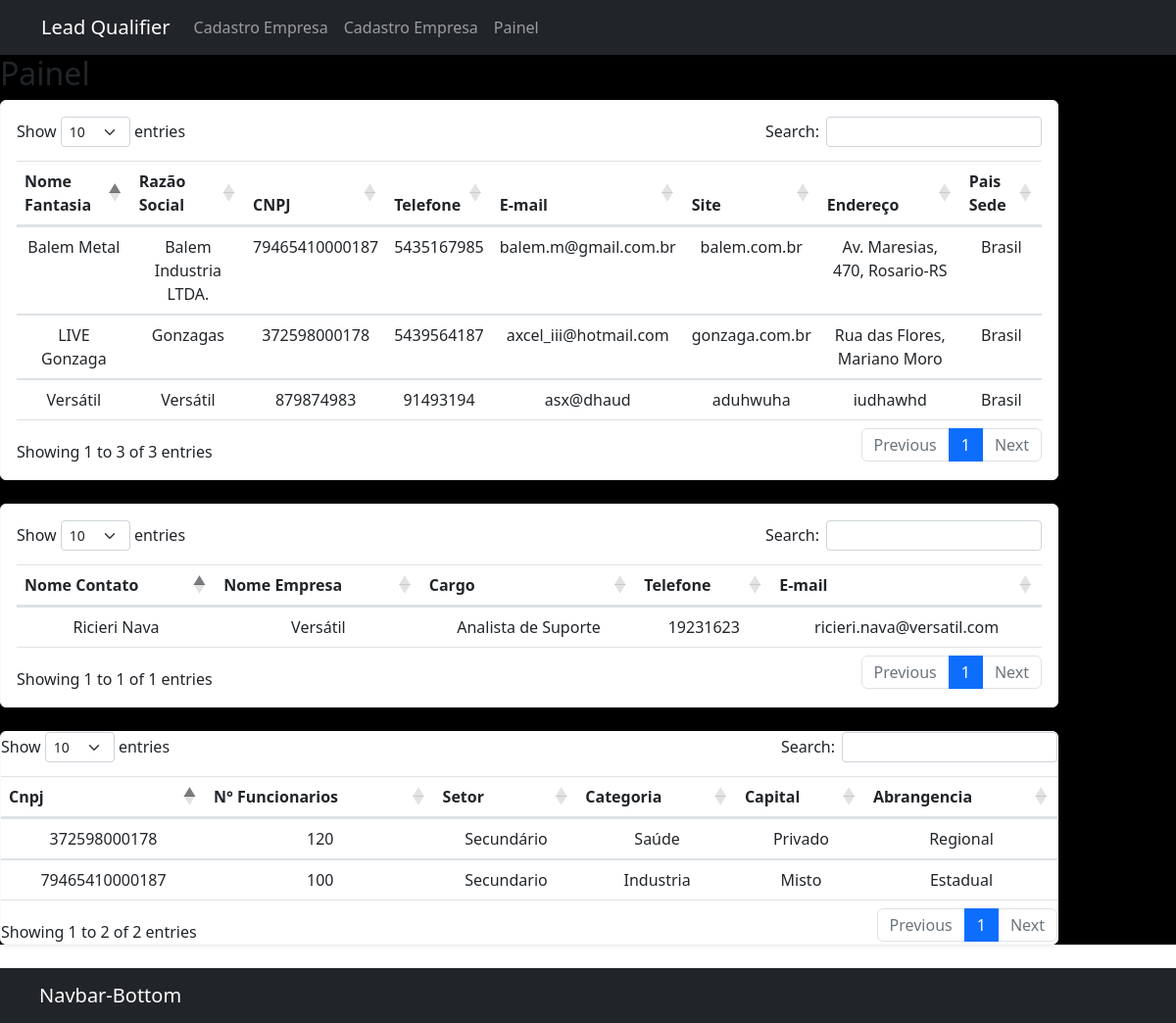
The app's page /painel/, older data.
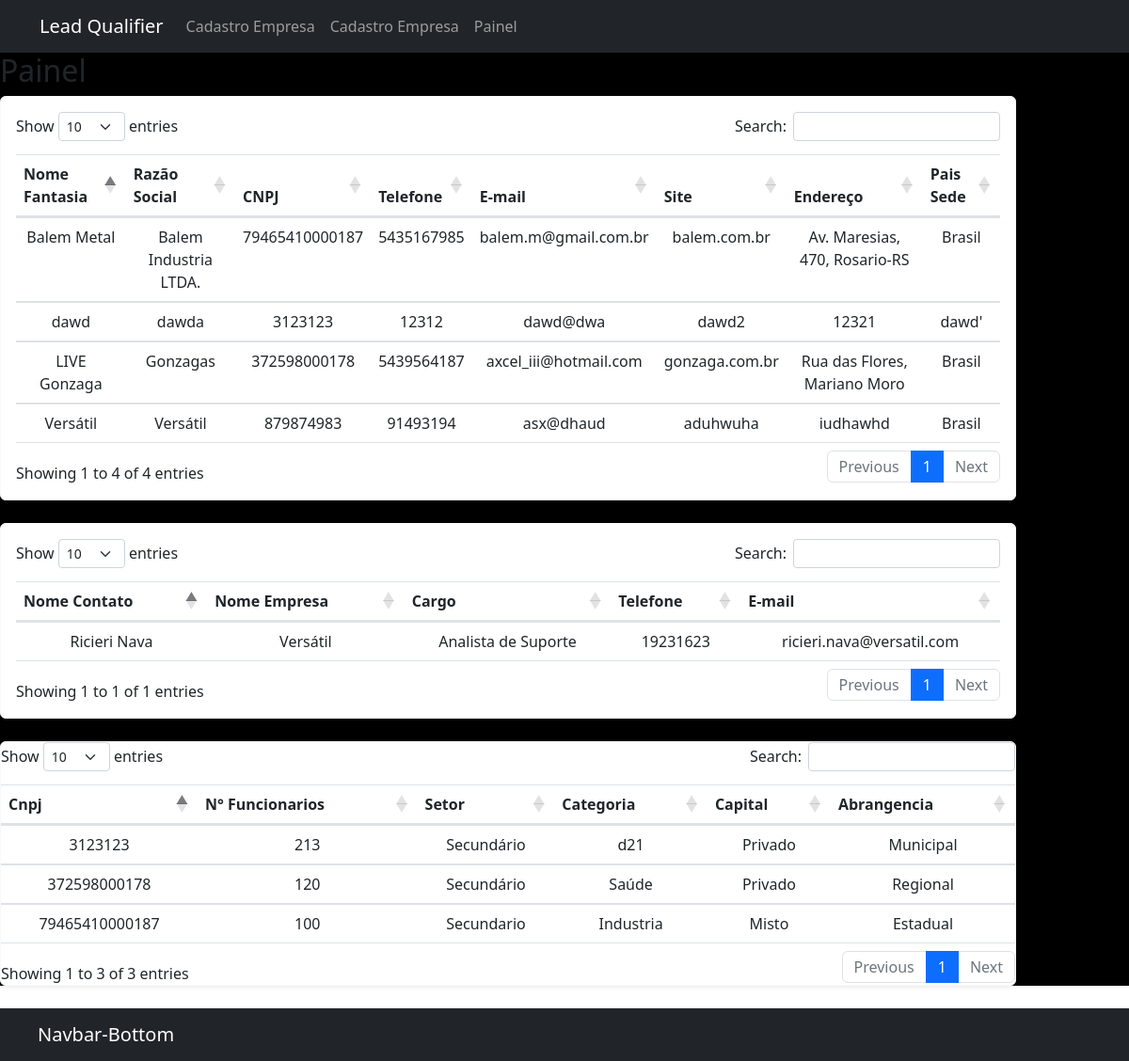
The same page, newer data.
### Qualifier/models.py (models this page shows, shortened)
class Cadastro_empresa(models.Model):
    nome_fantasia     = models.CharField(max_length=50, unique=True)
    razao_social      = models.CharField(max_length=50)
    cnpj              = models.IntegerField(unique=True)
    telefone          = models.IntegerField()
    email             = models.EmailField(max_length=25)
    site              = models.CharField(max_length=25)
    endereco          = models.CharField(max_length=30)
    pais_sede         = models.CharField(max_length=25)

class Cadastro_contato(models.Model):
    nome              = models.CharField(max_length=50)
    nomeempresa       = models.CharField(max_length=50)
    cargo             = models.CharField(max_length=25)
    telefone          = models.IntegerField()
    email             = models.EmailField(max_length=25)

class Dados_empresa(models.Model):
    SETOR = (
        ('Primário', 'Primário'),
        ('Secundário', 'Secundário'),
        ('Terciário', 'Terciário'),
    )
    CAPITAL = (
        ('Privado', 'Privado'),
        ('Público', 'Público'),
        ('Misto', 'Misto'),
    )
    ABRANGENCIA = (
        ('Municipal', 'Municipal'),
        ('Regional', 'Regional'),
        ('Estadual', 'Estadual'),
        ('Nacional', 'Nacional'),
        ('Multinacional', 'Multinacional'),
    )
    cnpj              = models.CharField(max_length=18, unique=True)
    n_funcionarios    = models.IntegerField()
    setor             = models.CharField(max_length=15, choices=SETOR)
    categoria         = models.CharField(max_length=120)    #tecnologia, saúde, produtos, industria
    capital           = models.CharField(max_length=15, choices=CAPITAL)
    abrangencia       = models.CharField(max_length=25, choices=ABRANGENCIA)

### Paginas/views.py (the view)
# urls.py: path('painel/', Paginas.views.painel),
def painel(request, *args, **kwargs):
    list_empresas = Cadastro_empresa.objects.all()
    list_contatos = Cadastro_contato.objects.all()
    list_dados = Dados_empresa.objects.all()
    context = {
        'empresas' : list_empresas,
        'contatos' : list_contatos,
        'dados' : list_dados,
    }
    return render(request, "Painel.html", context)

### templates/Painel.html (shortened to what the changed rows need)
{% load static %}
<!DOCTYPE html>
<html lang="pt-br">
<link rel="stylesheet" href="https://stackpath.bootstrapcdn.com/bootstrap/4.1.3/css/bootstrap.min.css">
<link href="https://cdnjs.cloudflare.com/ajax/libs/twitter-bootstrap/5.1.3/css/bootstrap.min.css" rel="stylesheet">
<link href="https://cdn.datatables.net/1.12.0/css/dataTables.bootstrap5.min.css" rel="stylesheet">
<head>
</head>
<body>
        {% include 'Navbar_up.html' %}
    <div style="background-color: black">
        <div>
            <h2>Painel</h2>
        </div>
        <div style="width: 90%; alignment: right ">
            <div class="card border-light shadow-sm mb-4">
                <div class="card-body">
                    <table id="tabelaempresa" class="table table-centered" style="text-align: center">
                        <thead class="table-sucess">
                            <tr>
                                <th > Nome Fantasia </th>
                                <th> Razão Social </th>
                                <th> CNPJ </th>
                                <th> Telefone </th>
                                <th> E-mail </th>
                                <th> Site </th>
                                <th> Endereço </th>
                                <th> Pais Sede </th>
                            </tr>
                        </thead>
                        <tbody>
                            {% for Empresa in empresas %}
                            <tr>
                                <td> {{ Empresa.nome_fantasia }} </td>
                                <td> {{ Empresa.razao_social }} </td>
                                <td> {{ Empresa.cnpj }} </td>
                                <td> {{ Empresa.telefone }} </td>
                                <td> {{ Empresa.email }} </td>
                                <td> {{ Empresa.site }} </td>
                                <td> {{ Empresa.endereco }} </td>
                                <td> {{ Empresa.pais_sede }} </td>
                            </tr>
                            {% endfor %}
                        </tbody>
                    </table>
                </div>
            </div>
            <div class="card border-light shadow-sm mb-4">
                <div class="card-body">
                    <table id="tabelacontato" class="table bordered" style="text-align: center">
                        <thead>
                            <tr>
                                <th> Nome Contato </th>
                                <th> Nome Empresa </th>
                                <th> Cargo </th>
                                <th> Telefone </th>
                                <th> E-mail </th>
                            </tr>
                        </thead>
                        <tbody>
                            {% for Contato in contatos %}
                            <tr>
                                <td> {{ Contato.nome }} </td>
                                <td> {{ Contato.nomeempresa }} </td>
                                <td> {{ Contato.cargo }} </td>
                                <td> {{ Contato.telefone }} </td>
                                <td> {{ Contato.email }} </td>
                            </tr>
                            {% endfor %}
                        </tbody>
                    </table>
                </div>
            </div>
            <div class="card border-light shadow-sm mb-4">
                <div class="card-board">
                    <table id="tabeladados" class="table bordered" style="text-align: center">
                        <thead>
                            <tr>
                                <th> Cnpj </th>
                                <th> N° Funcionarios </th>
                                <th> Setor </th>
                                <th> Categoria </th>
                                <th> Capital </th>
                                <th> Abrangencia </th>
                            </tr>
                        </thead>
                        <tbody>
                            {% for Dado in dados %}
                            <tr>
                                <td> {{ Dado.cnpj }} </td>
                                <td> {{ Dado.n_funcionarios }} </td>
                                <td> {{ Dado.setor }} </td>
                                <td> {{ Dado.categoria }} </td>
                                <td> {{ Dado.capital }} </td>
                                <td> {{ Dado.abrangencia }} </td>
                            </tr>
                            {% endfor %}
                        </tbody>
                    </table>
                </div>
            </div>
        </div>
    </div>
        {% include 'Navbar_down.html' %}
</body>
</html>

Row changes from the older to the newer data that the page shows:
added Cadastro_empresa: nome_fantasia "dawd", razao_social "dawda", cnpj "3123123", telefone "12312", email "dawd@dwa", site "dawd2", endereco "12321", pais_sede "dawd'"
added Dados_empresa: cnpj "3123123", n_funcionarios "213", setor "Secundário", categoria "d21", capital "Privado", abrangencia "Municipal"
Text that changed along with them:
text written by a page script: "Show entries Search: Showing 1 to 3 of 3 entries Previous 1 Next" → "Show entries Search: Showing 1 to 4 of 4 entries Previous 1 Next"
text written by a page script: "Show entries Search: Showing 1 to 2 of 2 entries Previous 1 Next" → "Show entries Search: Showing 1 to 3 of 3 entries Previous 1 Next"
